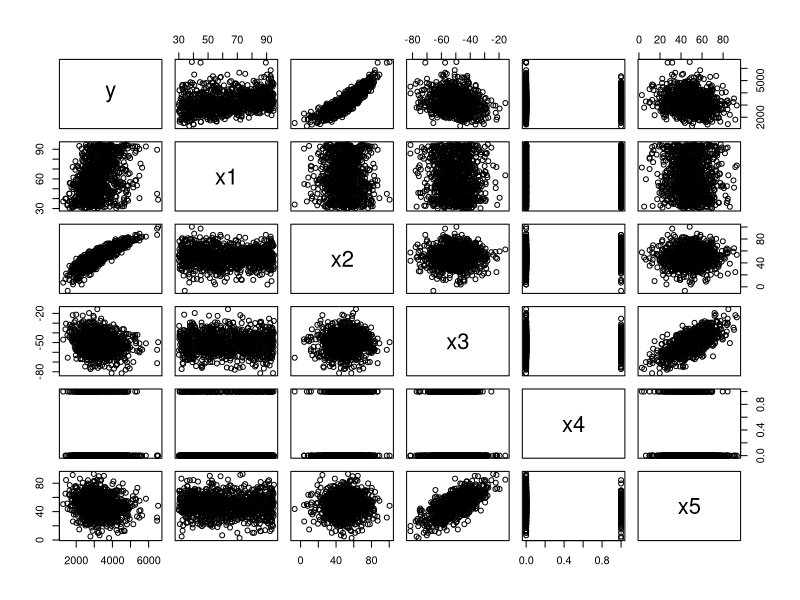

This figure's R source: (Note: this script raises an error after producing the figure.)
# In this homework we work with mulitple linear regression.
# We deal with multicollinearity by taking out some variables
# by hand and then doing the F test for model reduction.

# read the data
mselect.data <- read.csv("code/mselect.csv", header=TRUE)
plot(mselect.data)

# take out all variables which aren't signifigant
# (but keep any main effect if its involved in higher order term)
x2sq = mselect.data$x2^2
mselect.mod.ful <- lm(y ~ .*. + poly(x1, 2) + poly(x2, 2) + poly(x3, 2) + poly(x5, 2), data=mselect.data)
mselect.mod.mod1 <- lm(y ~ x1 + x2 + x3 + x4 + x5 + x2:x5 + x3:x4 + x2sq, data=mselect.data)

# compare full mod and mod 1
# use the F-stat for reduced model versus full model
summary(mselect.mod.ful)
summary(mselect.mod.mod1)
anova(mselect.mod.mod1, mselect.mod.ful)

# check for multicollinearity using VIFs
vif(mselect.mod.mod1)

# backward using BIC
mselect.mod.mod2 = step(mselect.mod.ful, direction="backward", k=log(1000))

# make a model with what backward BIC chose
vif(mselect.mod.mod2)

